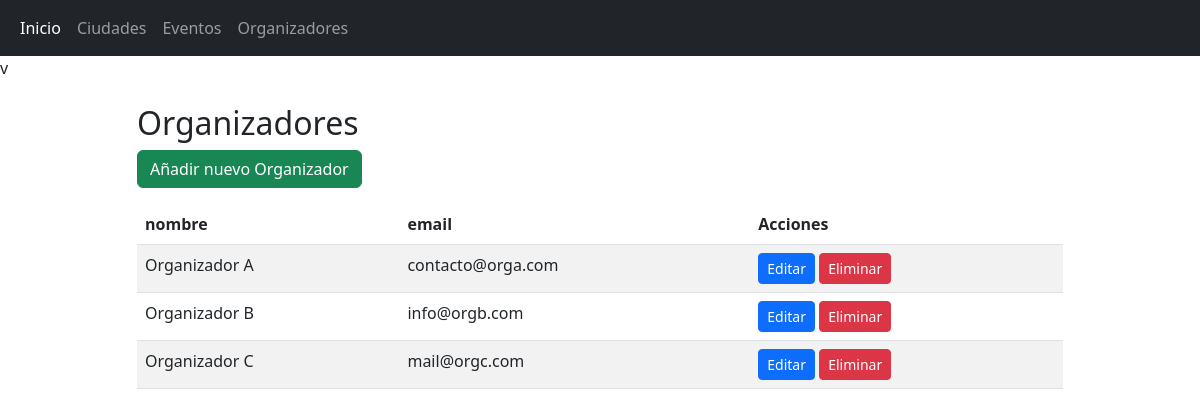
Screenshot of /admin/organizadores.php with the database file from the repository.
### tables this page shows
CREATE TABLE `organizadores` (
  `id` int(11) NOT NULL,
  `nombre` varchar(100) NOT NULL,
  `email` varchar(100) NOT NULL
);

### admin/includes/crudOrganizadores.php (called while the page is built, shortened)
<?php
class Organizadores {
    public function showOrganizadores() {
        try {
            $sqlConnection = new Connection();
            $mySQL = $sqlConnection->getConnection();
            $sql = "SELECT *
                    FROM organizadores";
            $result = $mySQL->query($sql);
            return $result ? $result->fetch_all(MYSQLI_ASSOC) : [];
        } catch (Exception $e) {
            return [];
        }
    }
}
?>

### admin/organizadores.php (the view, shortened to what this page needs)
<?php
require_once "./includes/crudOrganizadores.php";
$organizadorObj = new Organizadores();
$listaOrganizadores = $organizadorObj->showOrganizadores();
?>
<!DOCTYPE html>
<html lang="es">
<head>
    <link href="https://cdn.jsdelivr.net/npm/bootstrap@5.3.0/dist/css/bootstrap.min.css" rel="stylesheet">
</head>
<body>
    <?php include("./menu.php"); ?>
    <div class="container mt-4">
        <div class="row justify-content-center">
            <main class="col-md-10">
                <h2>Organizadores</h2>
                <a href="organizadores.php?accion=crear" class="btn btn-success mb-3">Añadir nuevo Organizador</a>
                <table class="table table-striped">
                    <thead>
                        <tr>
                            <th>nombre</th>
                            <th>email</th>
                            <th>Acciones</th>
                        </tr>
                    </thead>
                    <tbody>
                        <?php foreach ($listaOrganizadores as $ev) : ?>
                        <tr>
                            <td><?= htmlspecialchars($ev['nombre']) ?></td>
                            <td><?= htmlspecialchars($ev['email']) ?></td>
                            <td>
                                <a href="organizadores.php?accion=editar&id=<?= $ev['id'] ?>" class="btn btn-sm btn-primary">
                                    Editar
                                </a>
                                <a href="organizadores.php?accion=eliminar&id=<?= $ev['id'] ?>" class="btn btn-sm btn-danger" onclick="return confirm('¿Estás seguro de eliminar este organizador?')">
                                    Eliminar
                                </a>
                            </td>
                        </tr>
                        <?php endforeach; ?>
                    </tbody>
                </table>
            </main>
        </div>
    </div>
</body>
</html>

### rows the page displays
organizadores: nombre "Organizador A", email "contacto@orga.com"
organizadores: nombre "Organizador B", email "info@orgb.com"
organizadores: nombre "Organizador C", email "mail@orgc.com"
